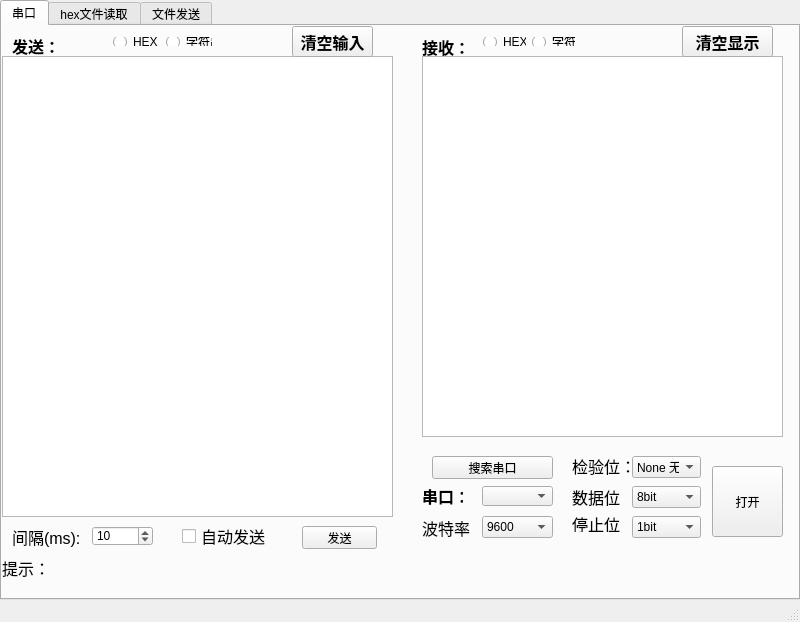
<?xml version="1.0" encoding="UTF-8"?>
<ui version="4.0">
 <class>MainWindow</class>
 <widget class="QMainWindow" name="MainWindow">
  <property name="geometry">
   <rect>
    <x>0</x>
    <y>0</y>
    <width>800</width>
    <height>600</height>
   </rect>
  </property>
  <property name="maximumSize">
   <size>
    <width>800</width>
    <height>600</height>
   </size>
  </property>
  <property name="windowTitle">
   <string>MainWindow</string>
  </property>
  <widget class="QWidget" name="centralWidget">
   <property name="minimumSize">
    <size>
     <width>800</width>
     <height>600</height>
    </size>
   </property>
   <property name="maximumSize">
    <size>
     <width>800</width>
     <height>600</height>
    </size>
   </property>
   <widget class="QTabWidget" name="tabWidget">
    <property name="geometry">
     <rect>
      <x>0</x>
      <y>0</y>
      <width>800</width>
      <height>600</height>
     </rect>
    </property>
    <property name="maximumSize">
     <size>
      <width>800</width>
      <height>600</height>
     </size>
    </property>
    <property name="currentIndex">
     <number>0</number>
    </property>
    <widget class="QWidget" name="tab">
     <attribute name="title">
      <string>串口</string>
     </attribute>
     <widget class="QTextEdit" name="send_textedit">
      <property name="geometry">
       <rect>
        <x>0</x>
        <y>30</y>
        <width>391</width>
        <height>461</height>
       </rect>
      </property>
      <property name="focusPolicy">
       <enum>Qt::WheelFocus</enum>
      </property>
      <property name="html">
       <string>&lt;!DOCTYPE HTML PUBLIC &quot;-//W3C//DTD HTML 4.0//EN&quot; &quot;http://www.w3.org/TR/REC-html40/strict.dtd&quot;&gt;
&lt;html&gt;&lt;head&gt;&lt;meta name=&quot;qrichtext&quot; content=&quot;1&quot; /&gt;&lt;style type=&quot;text/css&quot;&gt;
p, li { white-space: pre-wrap; }
&lt;/style&gt;&lt;/head&gt;&lt;body style=&quot; font-family:'宋体'; font-size:9pt; font-weight:400; font-style:normal;&quot;&gt;
&lt;p style=&quot;-qt-paragraph-type:empty; margin-top:0px; margin-bottom:0px; margin-left:0px; margin-right:0px; -qt-block-indent:0; text-indent:0px;&quot;&gt;&lt;/p&gt;&lt;/body&gt;&lt;/html&gt;</string>
      </property>
      <property name="overwriteMode">
       <bool>false</bool>
      </property>
      <property name="textInteractionFlags">
       <set>Qt::TextEditorInteraction</set>
      </property>
     </widget>
     <widget class="QPushButton" name="seachcom">
      <property name="geometry">
       <rect>
        <x>430</x>
        <y>430</y>
        <width>121</width>
        <height>23</height>
       </rect>
      </property>
      <property name="text">
       <string>搜索串口</string>
      </property>
     </widget>
     <widget class="QComboBox" name="bandratebox">
      <property name="geometry">
       <rect>
        <x>480</x>
        <y>490</y>
        <width>71</width>
        <height>22</height>
       </rect>
      </property>
      <property name="focusPolicy">
       <enum>Qt::WheelFocus</enum>
      </property>
      <property name="duplicatesEnabled">
       <bool>false</bool>
      </property>
      <property name="frame">
       <bool>true</bool>
      </property>
      <item>
       <property name="text">
        <string>9600</string>
       </property>
      </item>
      <item>
       <property name="text">
        <string>600</string>
       </property>
      </item>
      <item>
       <property name="text">
        <string>1200</string>
       </property>
      </item>
      <item>
       <property name="text">
        <string>2400</string>
       </property>
      </item>
      <item>
       <property name="text">
        <string>4800</string>
       </property>
      </item>
      <item>
       <property name="text">
        <string>19200</string>
       </property>
      </item>
      <item>
       <property name="text">
        <string>115200</string>
       </property>
      </item>
     </widget>
     <widget class="QPlainTextEdit" name="rec_textedit">
      <property name="enabled">
       <bool>true</bool>
      </property>
      <property name="geometry">
       <rect>
        <x>420</x>
        <y>30</y>
        <width>361</width>
        <height>381</height>
       </rect>
      </property>
      <property name="minimumSize">
       <size>
        <width>0</width>
        <height>381</height>
       </size>
      </property>
      <property name="maximumSize">
       <size>
        <width>361</width>
        <height>381</height>
       </size>
      </property>
      <property name="sizeIncrement">
       <size>
        <width>0</width>
        <height>0</height>
       </size>
      </property>
      <property name="mouseTracking">
       <bool>false</bool>
      </property>
      <property name="focusPolicy">
       <enum>Qt::WheelFocus</enum>
      </property>
      <property name="contextMenuPolicy">
       <enum>Qt::DefaultContextMenu</enum>
      </property>
      <property name="frameShape">
       <enum>QFrame::StyledPanel</enum>
      </property>
      <property name="readOnly">
       <bool>true</bool>
      </property>
      <property name="textInteractionFlags">
       <set>Qt::NoTextInteraction</set>
      </property>
     </widget>
     <widget class="QComboBox" name="serialcom">
      <property name="geometry">
       <rect>
        <x>480</x>
        <y>460</y>
        <width>71</width>
        <height>20</height>
       </rect>
      </property>
      <property name="editable">
       <bool>false</bool>
      </property>
     </widget>
     <widget class="QLabel" name="label">
      <property name="geometry">
       <rect>
        <x>420</x>
        <y>460</y>
        <width>41</width>
        <height>20</height>
       </rect>
      </property>
      <property name="font">
       <font>
        <pointsize>12</pointsize>
        <weight>75</weight>
        <bold>true</bold>
       </font>
      </property>
      <property name="text">
       <string>串口：</string>
      </property>
     </widget>
     <widget class="QLabel" name="label_2">
      <property name="geometry">
       <rect>
        <x>420</x>
        <y>492</y>
        <width>54</width>
        <height>20</height>
       </rect>
      </property>
      <property name="font">
       <font>
        <pointsize>12</pointsize>
       </font>
      </property>
      <property name="text">
       <string>波特率：</string>
      </property>
     </widget>
     <widget class="QLabel" name="label_3">
      <property name="geometry">
       <rect>
        <x>570</x>
        <y>430</y>
        <width>61</width>
        <height>20</height>
       </rect>
      </property>
      <property name="font">
       <font>
        <pointsize>12</pointsize>
       </font>
      </property>
      <property name="text">
       <string>检验位：</string>
      </property>
     </widget>
     <widget class="QLabel" name="label_4">
      <property name="geometry">
       <rect>
        <x>570</x>
        <y>460</y>
        <width>54</width>
        <height>21</height>
       </rect>
      </property>
      <property name="font">
       <font>
        <pointsize>12</pointsize>
       </font>
      </property>
      <property name="text">
       <string>数据位：</string>
      </property>
     </widget>
     <widget class="QLabel" name="label_5">
      <property name="geometry">
       <rect>
        <x>570</x>
        <y>490</y>
        <width>54</width>
        <height>16</height>
       </rect>
      </property>
      <property name="font">
       <font>
        <pointsize>12</pointsize>
       </font>
      </property>
      <property name="text">
       <string>停止位：</string>
      </property>
     </widget>
     <widget class="QComboBox" name="checkbox">
      <property name="geometry">
       <rect>
        <x>630</x>
        <y>430</y>
        <width>69</width>
        <height>22</height>
       </rect>
      </property>
      <item>
       <property name="text">
        <string>None 无</string>
       </property>
      </item>
      <item>
       <property name="text">
        <string>Odd 奇</string>
       </property>
      </item>
      <item>
       <property name="text">
        <string>Even 偶</string>
       </property>
      </item>
     </widget>
     <widget class="QComboBox" name="databox">
      <property name="geometry">
       <rect>
        <x>630</x>
        <y>460</y>
        <width>69</width>
        <height>22</height>
       </rect>
      </property>
      <item>
       <property name="text">
        <string>8bit</string>
       </property>
      </item>
      <item>
       <property name="text">
        <string>7bit</string>
       </property>
      </item>
     </widget>
     <widget class="QComboBox" name="stopbitbox">
      <property name="geometry">
       <rect>
        <x>630</x>
        <y>490</y>
        <width>69</width>
        <height>22</height>
       </rect>
      </property>
      <item>
       <property name="text">
        <string>1bit</string>
       </property>
      </item>
      <item>
       <property name="text">
        <string>2bit</string>
       </property>
      </item>
     </widget>
     <widget class="QPushButton" name="opencom">
      <property name="geometry">
       <rect>
        <x>710</x>
        <y>440</y>
        <width>71</width>
        <height>71</height>
       </rect>
      </property>
      <property name="text">
       <string>打开</string>
      </property>
     </widget>
     <widget class="QLabel" name="label_6">
      <property name="geometry">
       <rect>
        <x>0</x>
        <y>531</y>
        <width>51</width>
        <height>21</height>
       </rect>
      </property>
      <property name="font">
       <font>
        <pointsize>12</pointsize>
       </font>
      </property>
      <property name="text">
       <string>提示：</string>
      </property>
     </widget>
     <widget class="QLabel" name="errorlabel">
      <property name="geometry">
       <rect>
        <x>40</x>
        <y>530</y>
        <width>731</width>
        <height>21</height>
       </rect>
      </property>
      <property name="font">
       <font>
        <pointsize>12</pointsize>
        <weight>75</weight>
        <bold>true</bold>
       </font>
      </property>
      <property name="text">
       <string/>
      </property>
     </widget>
     <widget class="QLabel" name="label_7">
      <property name="geometry">
       <rect>
        <x>420</x>
        <y>10</y>
        <width>54</width>
        <height>21</height>
       </rect>
      </property>
      <property name="font">
       <font>
        <pointsize>12</pointsize>
        <weight>75</weight>
        <bold>true</bold>
       </font>
      </property>
      <property name="text">
       <string>接收：</string>
      </property>
     </widget>
     <widget class="QLabel" name="label_8">
      <property name="geometry">
       <rect>
        <x>10</x>
        <y>10</y>
        <width>54</width>
        <height>20</height>
       </rect>
      </property>
      <property name="font">
       <font>
        <pointsize>12</pointsize>
        <weight>75</weight>
        <bold>true</bold>
       </font>
      </property>
      <property name="text">
       <string>发送：</string>
      </property>
     </widget>
     <widget class="QWidget" name="horizontalLayoutWidget">
      <property name="geometry">
       <rect>
        <x>100</x>
        <y>0</y>
        <width>121</width>
        <height>31</height>
       </rect>
      </property>
      <layout class="QHBoxLayout" name="horizontalLayout">
       <item>
        <widget class="QRadioButton" name="hex1button">
         <property name="acceptDrops">
          <bool>false</bool>
         </property>
         <property name="text">
          <string>HEX</string>
         </property>
        </widget>
       </item>
       <item>
        <widget class="QRadioButton" name="str1button">
         <property name="enabled">
          <bool>true</bool>
         </property>
         <property name="text">
          <string>字符串</string>
         </property>
        </widget>
       </item>
      </layout>
     </widget>
     <widget class="QWidget" name="horizontalLayoutWidget_2">
      <property name="geometry">
       <rect>
        <x>470</x>
        <y>0</y>
        <width>114</width>
        <height>31</height>
       </rect>
      </property>
      <layout class="QHBoxLayout" name="horizontalLayout_2">
       <item>
        <widget class="QRadioButton" name="hex2button">
         <property name="text">
          <string>HEX </string>
         </property>
        </widget>
       </item>
       <item>
        <widget class="QRadioButton" name="str2button">
         <property name="text">
          <string>字符串</string>
         </property>
        </widget>
       </item>
      </layout>
     </widget>
     <widget class="QPushButton" name="pushButton">
      <property name="geometry">
       <rect>
        <x>680</x>
        <y>0</y>
        <width>91</width>
        <height>31</height>
       </rect>
      </property>
      <property name="font">
       <font>
        <pointsize>12</pointsize>
        <weight>75</weight>
        <bold>true</bold>
       </font>
      </property>
      <property name="text">
       <string>清空显示</string>
      </property>
     </widget>
     <widget class="QPushButton" name="SendButton">
      <property name="geometry">
       <rect>
        <x>300</x>
        <y>500</y>
        <width>75</width>
        <height>23</height>
       </rect>
      </property>
      <property name="text">
       <string>发送</string>
      </property>
     </widget>
     <widget class="QPushButton" name="clrsendbutton">
      <property name="geometry">
       <rect>
        <x>290</x>
        <y>0</y>
        <width>81</width>
        <height>31</height>
       </rect>
      </property>
      <property name="font">
       <font>
        <pointsize>12</pointsize>
        <weight>75</weight>
        <bold>true</bold>
       </font>
      </property>
      <property name="text">
       <string>清空输入</string>
      </property>
     </widget>
     <widget class="QCheckBox" name="autosendcheckBox">
      <property name="geometry">
       <rect>
        <x>180</x>
        <y>500</y>
        <width>87</width>
        <height>20</height>
       </rect>
      </property>
      <property name="font">
       <font>
        <pointsize>12</pointsize>
       </font>
      </property>
      <property name="text">
       <string>自动发送</string>
      </property>
     </widget>
     <widget class="QSpinBox" name="msBox">
      <property name="geometry">
       <rect>
        <x>90</x>
        <y>500</y>
        <width>61</width>
        <height>20</height>
       </rect>
      </property>
      <property name="maximum">
       <number>999</number>
      </property>
      <property name="value">
       <number>10</number>
      </property>
     </widget>
     <widget class="QLabel" name="label_9">
      <property name="geometry">
       <rect>
        <x>10</x>
        <y>500</y>
        <width>71</width>
        <height>21</height>
       </rect>
      </property>
      <property name="font">
       <font>
        <pointsize>12</pointsize>
        <weight>50</weight>
        <bold>false</bold>
       </font>
      </property>
      <property name="text">
       <string>间隔(ms):</string>
      </property>
     </widget>
    </widget>
    <widget class="QWidget" name="tab_2">
     <attribute name="title">
      <string>hex文件读取</string>
     </attribute>
     <widget class="QLabel" name="tab2warnlab">
      <property name="geometry">
       <rect>
        <x>0</x>
        <y>540</y>
        <width>54</width>
        <height>31</height>
       </rect>
      </property>
      <property name="font">
       <font>
        <pointsize>12</pointsize>
        <weight>75</weight>
        <bold>true</bold>
       </font>
      </property>
      <property name="text">
       <string>提示：</string>
      </property>
     </widget>
     <widget class="QLabel" name="tab2warn_dis">
      <property name="geometry">
       <rect>
        <x>60</x>
        <y>540</y>
        <width>661</width>
        <height>31</height>
       </rect>
      </property>
      <property name="font">
       <font>
        <pointsize>12</pointsize>
        <weight>75</weight>
        <bold>true</bold>
       </font>
      </property>
      <property name="text">
       <string/>
      </property>
     </widget>
     <widget class="QPlainTextEdit" name="fileHexEdit">
      <property name="geometry">
       <rect>
        <x>0</x>
        <y>20</y>
        <width>381</width>
        <height>471</height>
       </rect>
      </property>
      <property name="readOnly">
       <bool>true</bool>
      </property>
     </widget>
     <widget class="QWidget" name="horizontalLayoutWidget_3">
      <property name="geometry">
       <rect>
        <x>0</x>
        <y>490</y>
        <width>301</width>
        <height>51</height>
       </rect>
      </property>
      <layout class="QHBoxLayout" name="horizontalLayout_3">
       <item>
        <widget class="QLabel" name="label_10">
         <property name="font">
          <font>
           <pointsize>12</pointsize>
           <weight>75</weight>
           <bold>true</bold>
          </font>
         </property>
         <property name="text">
          <string>文件：</string>
         </property>
        </widget>
       </item>
       <item>
        <widget class="QLineEdit" name="filenameedit">
         <property name="font">
          <font>
           <pointsize>12</pointsize>
           <weight>75</weight>
           <bold>true</bold>
          </font>
         </property>
         <property name="readOnly">
          <bool>true</bool>
         </property>
        </widget>
       </item>
       <item>
        <widget class="QPushButton" name="FileOpenButton">
         <property name="font">
          <font>
           <pointsize>12</pointsize>
           <weight>75</weight>
           <bold>true</bold>
          </font>
         </property>
         <property name="text">
          <string>打开文件</string>
         </property>
        </widget>
       </item>
      </layout>
     </widget>
     <widget class="QPlainTextEdit" name="fileTextEdit">
      <property name="geometry">
       <rect>
        <x>420</x>
        <y>20</y>
        <width>371</width>
        <height>471</height>
       </rect>
      </property>
      <property name="readOnly">
       <bool>true</bool>
      </property>
     </widget>
     <widget class="QLabel" name="label_11">
      <property name="geometry">
       <rect>
        <x>0</x>
        <y>0</y>
        <width>71</width>
        <height>21</height>
       </rect>
      </property>
      <property name="font">
       <font>
        <pointsize>12</pointsize>
        <weight>75</weight>
        <bold>true</bold>
       </font>
      </property>
      <property name="text">
       <string>HEX显示：</string>
      </property>
     </widget>
     <widget class="QLabel" name="label_12">
      <property name="geometry">
       <rect>
        <x>420</x>
        <y>0</y>
        <width>101</width>
        <height>16</height>
       </rect>
      </property>
      <property name="font">
       <font>
        <pointsize>12</pointsize>
        <weight>75</weight>
        <bold>true</bold>
       </font>
      </property>
      <property name="text">
       <string>字符串显示：</string>
      </property>
     </widget>
    </widget>
    <widget class="QWidget" name="tab_3">
     <attribute name="title">
      <string>文件发送</string>
     </attribute>
     <widget class="QTextEdit" name="FileSendEdit">
      <property name="geometry">
       <rect>
        <x>10</x>
        <y>30</y>
        <width>771</width>
        <height>201</height>
       </rect>
      </property>
      <property name="readOnly">
       <bool>true</bool>
      </property>
     </widget>
     <widget class="QLabel" name="label_13">
      <property name="geometry">
       <rect>
        <x>10</x>
        <y>2</y>
        <width>121</width>
        <height>20</height>
       </rect>
      </property>
      <property name="font">
       <font>
        <pointsize>12</pointsize>
        <weight>75</weight>
        <bold>true</bold>
       </font>
      </property>
      <property name="text">
       <string>文件发送数据:</string>
      </property>
     </widget>
     <widget class="QRadioButton" name="updataradioButton">
      <property name="geometry">
       <rect>
        <x>40</x>
        <y>250</y>
        <width>121</width>
        <height>31</height>
       </rect>
      </property>
      <property name="font">
       <font>
        <pointsize>12</pointsize>
       </font>
      </property>
      <property name="text">
       <string>DRV升级格式</string>
      </property>
     </widget>
     <widget class="QPushButton" name="SendFileButton">
      <property name="geometry">
       <rect>
        <x>650</x>
        <y>500</y>
        <width>101</width>
        <height>41</height>
       </rect>
      </property>
      <property name="text">
       <string>发送文件</string>
      </property>
     </widget>
    </widget>
   </widget>
  </widget>
  <widget class="QStatusBar" name="statusBar"/>
 </widget>
 <layoutdefault spacing="6" margin="11"/>
 <resources/>
 <connections/>
</ui>
